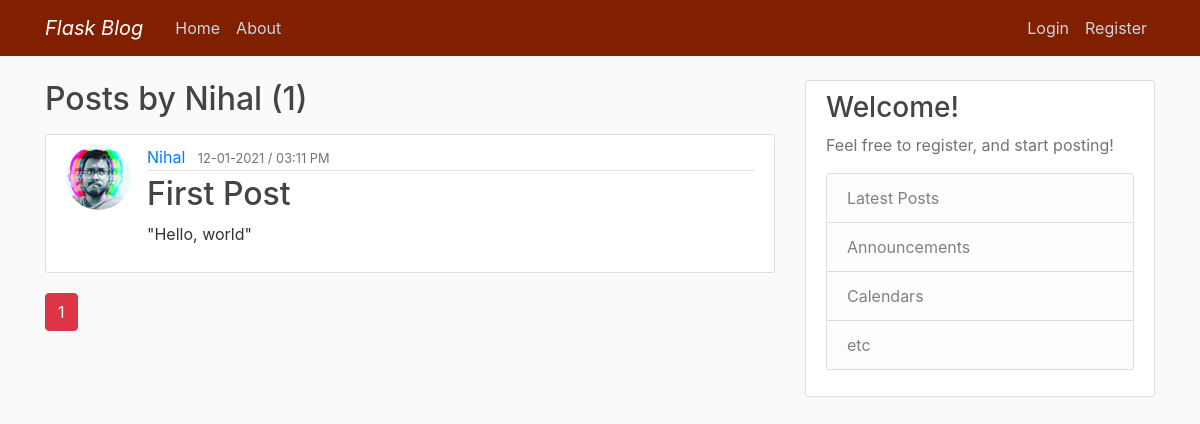
/user/Nihal, run on the app's committed database.
### flaskblog/models.py (models this page shows, shortened)
class User(db.Model, UserMixin):
    id = db.Column(db.Integer, primary_key=True)
    username = db.Column(db.String(20), unique=True, nullable=False)
    email = db.Column(db.String(120), unique=True, nullable=False)
    image_file = db.Column(db.String(20), nullable=False, default='default.jpg')
    password = db.Column(db.String(60), nullable=False)
    posts = db.relationship('Post', backref='author', lazy=True)

class Post(db.Model):
    id = db.Column(db.Integer, primary_key=True)
    title = db.Column(db.String(100), nullable=False)
    date_posted = db.Column(db.DateTime, nullable=False, default=datetime.utcnow)
    content = db.Column(db.Text, nullable=False)
    user_id = db.Column(db.Integer, db.ForeignKey('user.id'), nullable=False)

### flaskblog/users/routes.py (the view)
@users.route("/user/<string:username>")
def user_posts(username):
    page = request.args.get('page', 1, type=int)
    user = User.query.filter_by(username=username).first_or_404()
    posts = Post.query.filter_by(author=user)\
        .order_by(Post.date_posted.desc())\
        .paginate(page=page, per_page=5)
    return render_template('user_posts.html', posts=posts, user=user)

### flaskblog/templates/user_posts.html
{% extends "layout.html" %}
{% block content %}
    <h2 class="mb-3">Posts by {{ user.username }} ({{ posts.total }})</h2>
    {% for post in posts.items %}
        <article class="media content-section">
          <img class="rounded-circle article-img" src="{{ url_for('static', filename='profile_pics/' + post.author.image_file) }}">
          <div class="media-body">
            <div class="article-metadata">
              <a class="mr-2" href="{{ url_for('users.user_posts', username=post.author.username) }}">{{ post.author.username }}</a>
              <small class="text-muted">{{ post.date_posted.strftime('%d-%m-%Y / %I:%M %p') }}</small>
            </div>
            <h2><a class="article-title" href="{{ url_for('posts.post', post_id=post.id) }}">{{ post.title }}</a></h2>
            <p class="article-content">{{ post.content }}</p>
          </div>
        </article>
    {% endfor %}
    {% for page_num in posts.iter_pages(left_edge=1, right_edge=1, left_current=1, right_current=2) %}
      {% if page_num %}
        {% if posts.page == page_num %}
          <a class="btn btn-danger mb-4" href="{{ url_for('users.user_posts', username=user.username, page=page_num) }}">{{ page_num }}</a>
        {% else %}
          <a class="btn btn-outline-info mb-4" href="{{ url_for('users.user_posts', username=user.username, page=page_num) }}">{{ page_num }}</a>
        {% endif %}
      {% else %}
        ...
      {% endif %}
    {% endfor %}
{% endblock content %}

### flaskblog/static/main.css (style rules this page uses)
body { background: #fafafa; color: #333333; margin-top: 5rem; }
h1, h2, h3, h4, h5, h6 { color: #444444; }
.content-section { background: #ffffff; padding: 10px 20px; border: 1px solid #dddddd; border-radius: 3px; margin-bottom: 20px; }
.article-title { color: #444444; }
.article-content { white-space: pre-line; }
.article-img { height: 65px; width: 65px; margin-right: 16px; }
.article-metadata { padding-bottom: 1px; margin-bottom: 4px; border-bottom: 1px solid #e3e3e3 }

### data on the page
User: username "Nihal"
Post: image_file (picture), author.username "Nihal", date_posted "12-01-2021 / 03:11 PM", title "First Post", content "\"Hello, world\""

### other printed values
{{ posts.total }} "1"
{{ page_num }} "1"
